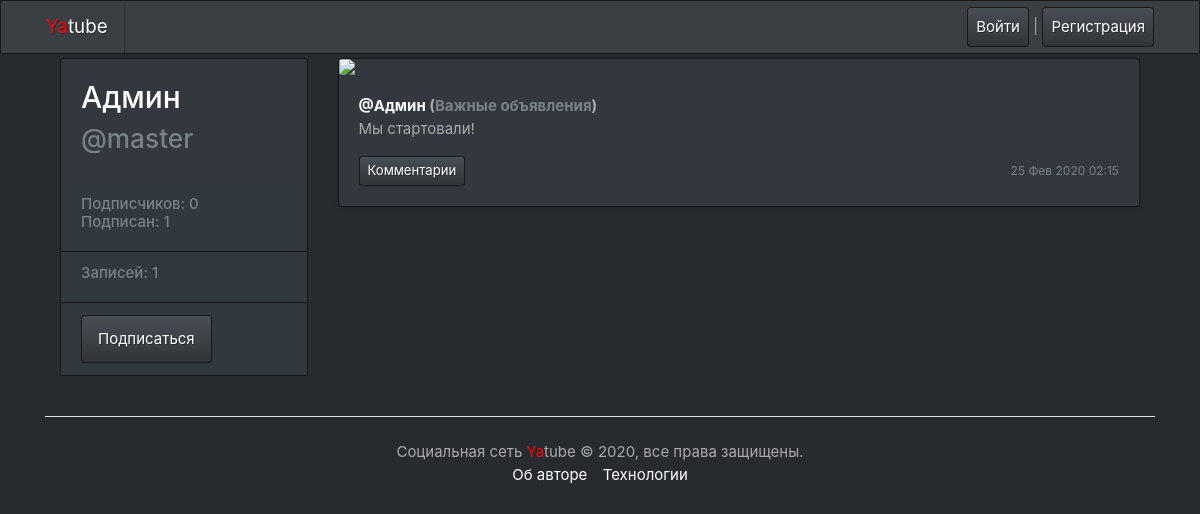
/master/39/, run on the app's committed database.
### posts/models.py (models this page shows, shortened)
class Post(models.Model):
    text = models.TextField()
    pub_date = models.DateTimeField("Дата публикации", auto_now_add=True)
    author = models.ForeignKey(User, on_delete=models.CASCADE, related_name="author_posts")
    group = models.ForeignKey(
        Group, on_delete=models.CASCADE, related_name="group_posts", blank=True, null=True
    )
    image = models.ImageField(upload_to="posts/", blank=True, null=True)

class Group(models.Model):
    title = models.CharField(max_length=200)
    slug = models.SlugField(unique=True)
    description = models.TextField()
    rules = models.TextField(blank=True, null=False)
    def __str__(self):
        return self.title

### posts/views.py (the view)
# urls.py: path("<username>/<int:post_id>/", views.post_view, name="post"),
def post_view(request, username, post_id):
    profile = get_object_or_404(User, username=username)
    post = get_object_or_404(Post, pk=post_id)
    post_list = Post.objects.filter(author = profile).order_by("-pub_date").all()
    posts_count = post_list.count()
    form = CommentForm()
    comment_list = Comment.objects.filter(post=post).order_by("-created").all()
    followers = Follow.objects.filter(author=profile.id).count()
    follows = Follow.objects.filter(user=profile.id).count()
    following = Follow.objects.filter(user=request.user.id, author=profile.id).all()
    context = {
        "form": form,
        "profile": profile,
        "post": post,
        "posts_count": posts_count,
        "comment_list": comment_list,
        "followers": followers,
        "follows": follows,
        "following": following
    }
    return render(request, "post.html", context)

### context_processors/context_processors.py (called while the page is built)
def custom_context_processors(request):
    now = dt.datetime.now()
    return {
        'year' : now.year
    }

### posts/templates/post.html (shortened to what this page needs)
{% extends "base.html" %}
{% block content %}
<main role="main" class="container">
    <div class="row">
        {% include 'user_item.html' %}
        <div class="col-md-9">
            {% if post %}
                {% include 'post_item.html' %}
            {% endif %}
        </div>
    </div>
</main>
{% endblock %}

### posts/templates/user_item.html
<div class="col-md-3 mb-3 mt-1">
    <div class="card">
        <div class="card-body">
            <div class="h2 text">
                <legend class="h2">{{profile.get_full_name}}</legend>
            </div>
            <div class="h3 text-muted">
                @{{profile.username}}
            </div>
        </div>
            <ul class="list-group list-group-flush">
                <li class="list-group-item" style="background-color:#31383E;">
                    <div class="h6 text-muted">
                    Подписчиков: {{followers}}<br />
                    Подписан: {{follows}}
                    </div>
                </li>
                <li class="list-group-item" style="background-color:#31383E;">
                    <div class="h6 text-muted">
                        Записей: {{posts_count}}
                    </div>
                </li>
                <li class="list-group-item" style="background-color:#31383E;">
                    {% if profile.username == user.username %}
                    <a class="btn btn-primary"
                        href="{% url 'profile_edit' profile.username %}" role="button">
                        Редактировать профиль
                    </a>
                    {% else %}
                        {% if following %}
                        <a class="btn btn-primary"
                            href="{% url 'profile_unfollow' profile.username %}" role="button">
                            Отписаться
                        </a>
                        {% else %}
                        <a class="btn btn-primary"
                            href="{% url 'profile_follow' profile.username %}" role="button">
                            Подписаться
                        </a>
                        {% endif %}
                    {% endif %}
                </li>
            </ul>
    </div>
</div>

### posts/templates/post_item.html (shortened to what this page needs)
<div class="card mb-3 mt-1 shadow-sm" style="width: 100%;">
    {% load thumbnail %}
    {% thumbnail post.image "960x339" crop="center" upscale=True as im %}
        <img class="card-img" src="{{ im.url }}">
    {% endthumbnail %}
    <div class="card-body">
        <p class="card-text">
            <strong class="d-block">
                <a href="{% url 'profile' post.author.username %}" class="card-link">@{{ post.author.get_full_name }}</a>
                {% if post.group %}
                (<a href="{% url 'group' post.group.slug %}" class="text-secondary">{{ post.group }}</a>)
                {% endif %}
            </strong>
                {{ post.text|linebreaksbr }}
        </p>
        <div class="d-flex justify-content-between align-items-center">
            <div class="btn-group ">
                <a class="btn btn-sm btn-primary" href="{% url 'post' post.author.username post.id %}" role="button">Комментарии</a>
            </div>
            <small class="text-muted">{{ post.pub_date|date:"d M Y H:i" }}</small>
        </div>
    </div>
</div>

### data on the page
Post: author.get_full_name "Админ", group "Важные объявления", text "Мы стартовали!", pub_date "25 Фев 2020 02:15"

### other printed values
{{ profile.get_full_name }} "Админ"
{{ profile.username }} "master"
{{ followers }} "0"
{{ follows }} "1"
{{ posts_count }} "1"
